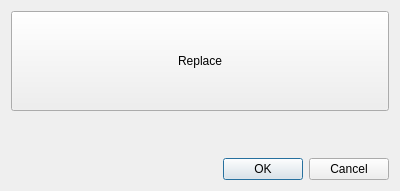
<?xml version="1.0" encoding="UTF-8"?>
<ui version="4.0">
 <class>ReplaceDialog</class>
 <widget class="QDialog" name="ReplaceDialog">
  <property name="geometry">
   <rect>
    <x>0</x>
    <y>0</y>
    <width>400</width>
    <height>191</height>
   </rect>
  </property>
  <property name="windowTitle">
   <string>Dialog</string>
  </property>
  <layout class="QVBoxLayout" name="verticalLayout">
   <item>
    <widget class="QPushButton" name="pushButton">
     <property name="sizePolicy">
      <sizepolicy hsizetype="Minimum" vsizetype="Preferred">
       <horstretch>0</horstretch>
       <verstretch>0</verstretch>
      </sizepolicy>
     </property>
     <property name="minimumSize">
      <size>
       <width>0</width>
       <height>100</height>
      </size>
     </property>
     <property name="maximumSize">
      <size>
       <width>16777215</width>
       <height>100</height>
      </size>
     </property>
     <property name="text">
      <string>Replace</string>
     </property>
    </widget>
   </item>
   <item>
    <spacer name="verticalSpacer">
     <property name="orientation">
      <enum>Qt::Vertical</enum>
     </property>
     <property name="sizeHint" stdset="0">
      <size>
       <width>20</width>
       <height>34</height>
      </size>
     </property>
    </spacer>
   </item>
   <item>
    <widget class="QDialogButtonBox" name="buttonBox">
     <property name="orientation">
      <enum>Qt::Horizontal</enum>
     </property>
     <property name="standardButtons">
      <set>QDialogButtonBox::Cancel|QDialogButtonBox::Ok</set>
     </property>
    </widget>
   </item>
  </layout>
 </widget>
 <resources/>
 <connections>
  <connection>
   <sender>buttonBox</sender>
   <signal>accepted()</signal>
   <receiver>ReplaceDialog</receiver>
   <slot>accept()</slot>
   <hints>
    <hint type="sourcelabel">
     <x>248</x>
     <y>254</y>
    </hint>
    <hint type="destinationlabel">
     <x>157</x>
     <y>274</y>
    </hint>
   </hints>
  </connection>
  <connection>
   <sender>buttonBox</sender>
   <signal>rejected()</signal>
   <receiver>ReplaceDialog</receiver>
   <slot>reject()</slot>
   <hints>
    <hint type="sourcelabel">
     <x>316</x>
     <y>260</y>
    </hint>
    <hint type="destinationlabel">
     <x>286</x>
     <y>274</y>
    </hint>
   </hints>
  </connection>
 </connections>
</ui>
